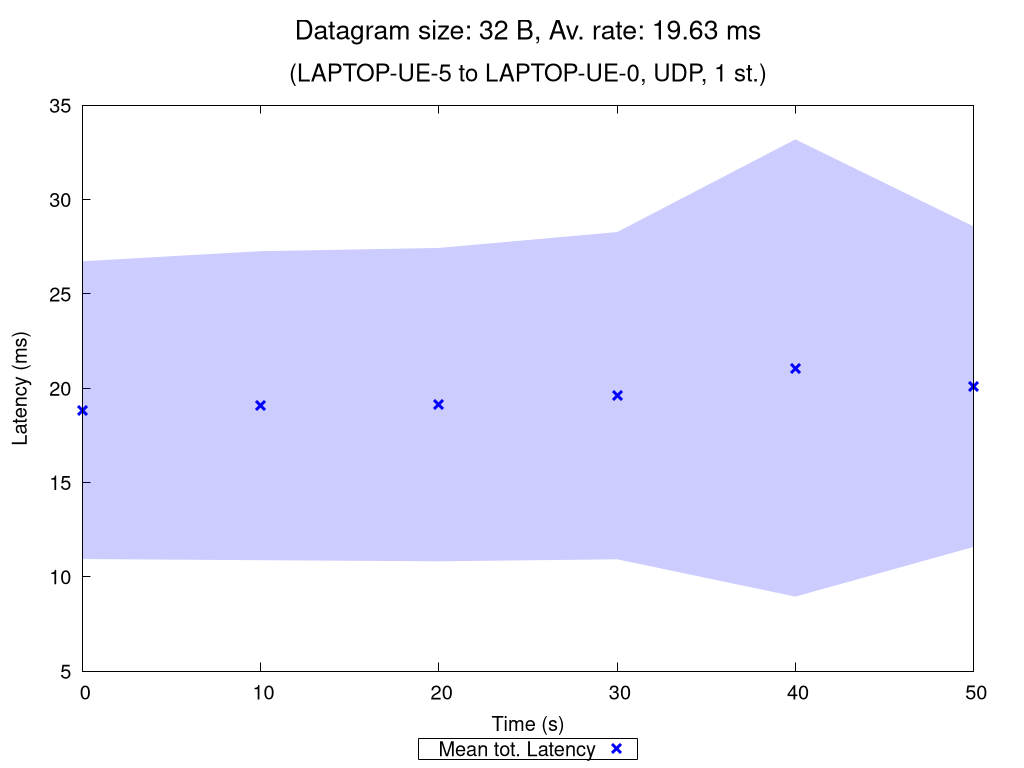

gnuplot code for this plot:
set terminal pngcairo nocrop enhanced size 1024,768 font "Verdana,15"
set output "UDP_1_st_2020_10_11_23-38-01_two2one_00032B.png"

set title "{/=20 Datagram size: 32 B, Av. rate: 19.63 ms}\n\n{/=18 (LAPTOP-UE-5 to LAPTOP-UE-0, UDP, 1 st.)}"

set xlabel "Time (s)"
set ylabel "Latency (ms)"
set ytics nomirror
set key bmargin center horizontal box samplen 1 width -1
set bmargin 4.6
set rmargin 4.5

rf = 1.0  # rate factor
set style fill transparent solid 0.2 noborder
set autoscale xfix
plot "UDP_1_st_2020_10_11_23-38-01_two2one_00032B_iperf_processed.dat" using 1:($2/rf-$3/rf):($2/rf+$3/rf) with filledcurves lc rgb "blue" notitle, \
     "" using 1:($2/rf) with points pt 2 ps 1.5 lw 3 lc rgb "blue" title "Mean tot. Latency", \
